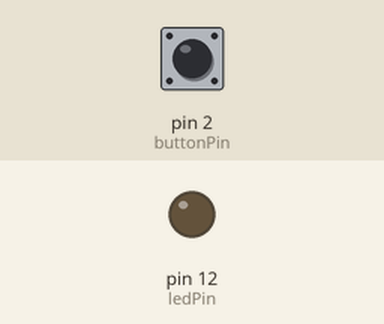
Simulated run of this sketch. Board: Arduino Uno, built with avr-gcc and run on an emulated ATmega328P. Parts: output pins drawn as LEDs (lit = HIGH). The test bench sets the inputs (shaded band); at power-on: pin 2 (buttonPin) LOW.

Above: at 1.2 s.
1.3 s: pin 2 (buttonPin) pulled HIGH for 0.15 s
At 1.37 s:
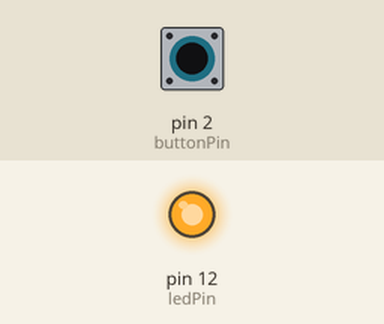
2.9 s: pin 2 (buttonPin) pulled HIGH for 3.2 s
At 6.8 s:
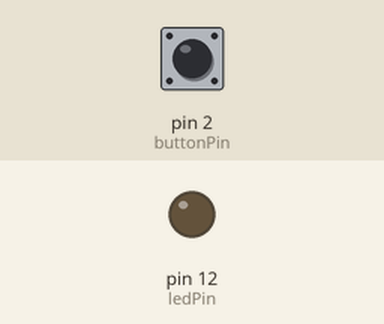
Timing chart, 0 to 8.3 s (numbered marks = the images above; inputs shaded):
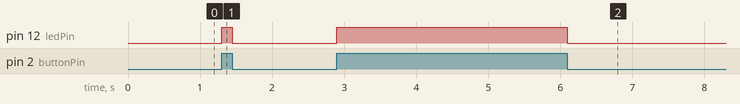

Measured:
- after the input at 1.3 s, pin 12 (ledPin): LOW → HIGH at once, → LOW 0.15 s later
- after the input at 2.9 s, pin 12 (ledPin): LOW → HIGH at once, → LOW 3.2 s later

The sketch:

SwitchWithExtPullDown.ino
```cpp
/*
 * SwitchWithExtPullDown: 외부 풀다운 저항 연결 버튼 예제
 *
 * 버튼이 눌리면 LED를 켜고 떼면 LED를 끈다.
 *
 * 12번 핀에서 LED 및 220옴 저항 직렬 연결해서 GND로 연결
 * 2번 핀에 외부 풀다운 저항 10K을 가지는 스위치 연결
 *
 * 주의: 외부 풀다운 저항 연결시 버튼이 눌리면 HIGH 상태
 */
const int ledPin = 12;
const int buttonPin = 2;

void setup() {
  pinMode(ledPin, OUTPUT);
  pinMode(buttonPin, INPUT);
}

void loop() {
  if (digitalRead(buttonPin) == HIGH) {
    digitalWrite(ledPin, HIGH);
  } else {
    digitalWrite(ledPin, LOW);
  }
}
```
